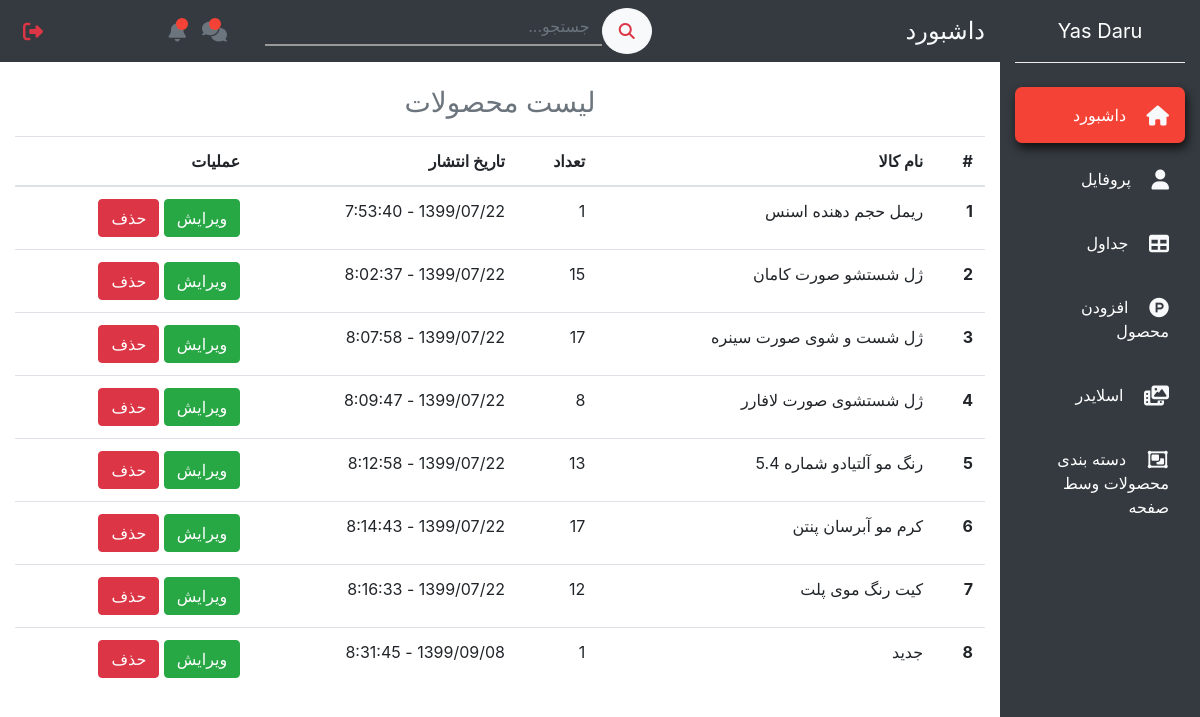
The app's page /dashboard/tables/ (signed in), older data.
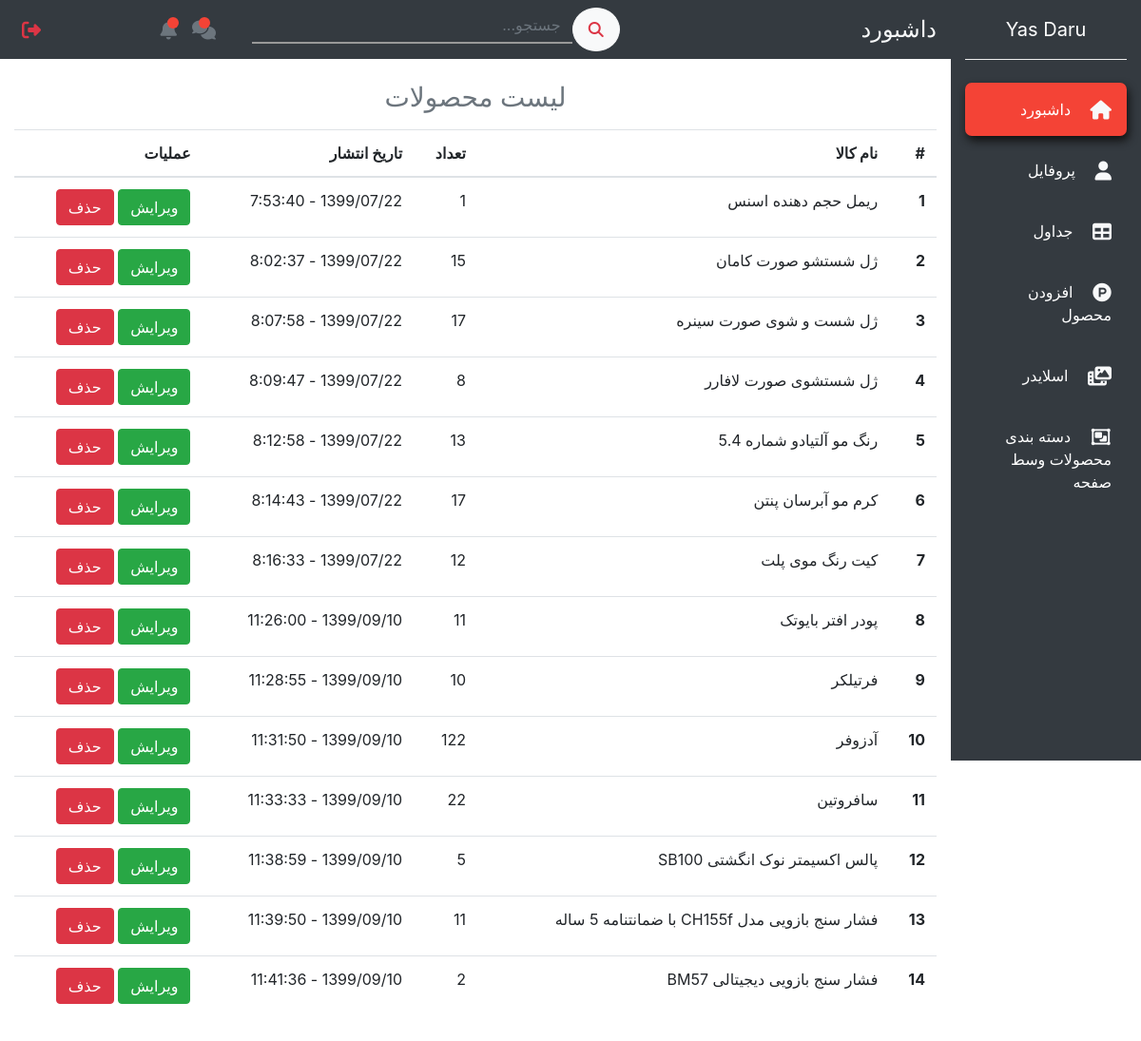
The same page, newer data.
### products/models.py (models this page shows, shortened)
class Product(models.Model):
    english_title       = models.CharField(max_length=200)
    persian_title       = models.CharField(max_length=200)
    brand_name          = models.CharField(max_length=200)
    price               = models.DecimalField(decimal_places=0, max_digits=30, default=100000)
    quantity            = models.PositiveIntegerField(default='1')
    slug                = models.SlugField(max_length=250, blank=True, null=True)
    active              = models.BooleanField(default=True)
    featured            = models.BooleanField(default=False)
    image               = models.ImageField(upload_to='products_pics', null=True, blank=True)
    date                = models.CharField(max_length=200, default=shamsi_date)
    category            = models.ForeignKey(Category, models.SET_NULL, null=True, blank=True)
    sub_category        = models.ForeignKey(SubCategory, models.SET_NULL, null=True, blank=True)
    description         = models.ForeignKey(StandardDescription, models.SET_NULL, null=True, blank=True)
    image_medium = ImageSpecField(source='image',
                                  processors=[Thumbnail(200, 100)],
                                  format='JPEG',
                                  options={'quality': 60})
    image_small = ImageSpecField(source='image',
                                 processors=[Thumbnail(50, 50)],
                                 format='JPEG',
                                 options={'quality': 60})

### dashboard/views.py (the view)
# urls.py: path('tables/', tables, name='tables'),
@staff_member_required
def tables(request):
    products = Product.objects.all()
    return render(request, 'dashboard/tables.html', {'products': products})

### accounts/models.py (called while the page is built)
    @property
    def is_staff(self):
        return self.is_admin

### dashboard/templates/dashboard/tables.html
{% extends 'dashboard/base.html' %}
{% block content %}
  <section id="tables1">
    <div class="container-fluid">
      <div class="row mb-5">
        <div class="col-xl-10 col-lg-9 col-md-8 mr-auto">
          <div class="row">
            <div class="col-12">
              <h3 class="text-muted text-center mb-3">لیست محصولات</h3>
            </div>
            <div class="col-12">
              <table class="table">
                <thead>
                  <tr>
                    <th scope="col">#</th>
                    <th scope="col">نام کالا</th>
                    <th scope="col">تعداد</th>
                    <th scope="col">تاریخ انتشار</th>
                    <th scope="col">عملیات</th>
                  </tr>
                </thead>
                <tbody>
                  {% for product in products %}
                  <tr>
                      <th scope="row">{{ forloop.counter }}</th>
                      <td>{{ product.persian_title }}</td>
                      <td>{{ product.quantity }}</td>
                      <td>{{ product.date }}</td>
                      <td>
                        <a class="btn btn-success" href="{% url 'dashboard:edit-product' product.pk %}">ویرایش</a>
                        <a class="btn btn-danger" href="{% url 'dashboard:delete-product' product.pk %}">حذف</a>
                      </td>
                  </tr>
                  {% endfor %}
                </tbody>
              </table>
            </div>
          </div>
        </div>
      </div>
    </div>
  </section>
{% endblock %}

### dashboard/templates/dashboard/base.html (shortened to what this page needs)
{% load static %}
{% if user.is_staff %}
<!DOCTYPE html>
<html lang="en">
<head>
  <link rel="stylesheet" href="https://stackpath.bootstrapcdn.com/bootstrap/4.5.0/css/bootstrap.min.css">
  <link rel="stylesheet" href="{% static 'dashboard/css/styleAdmin.css' %}">
  <link rel="stylesheet" href="{% static 'dashboard/js/jquery-ui.css' %}">
</head>
<body>
    <nav class="navbar navbar-expand-md navbar-light">
      <div class="collapse navbar-collapse" id="myNavbar">
        <div class="container-fluid">
          <div class="row">
            <div class="col-xl-2 col-lg-3 col-md-4 bg-dark text-white sidebar fixed-top">
              <a href="#" class="navbar-brand d-block text-white mx-auto text-center py-3 mb-4 bottom-border">Yas Daru</a>
              <ul class="navbar-nav flex-column mt-4" id="ul1">
                <li class="nav-item" id="dashboard">
                  <a href="admin.html" class="nav-link text-white p-3 mb-2 current">
                    <i class="fas fa-home text-light fa-lg ml-3"></i>
                    داشبورد
                  </a>
                </li>
                <li class="nav-item" id="profile1">
                  <a href="#" class="nav-link text-white p-3 mb-2 sidebar-link">
                    <i class="fas fa-user text-light fa-lg ml-3"></i>
                    پروفایل
                  </a>
                </li>
                <li class="nav-item" id="table2">
                  <a href="{% url 'dashboard:tables' %}" class="nav-link text-white p-3 mb-2 sidebar-link">
                    <i class="fas fa-table text-light fa-lg ml-3"></i>
                    جداول
                  </a>
                </li>
                <li class="nav-item" id="attachProduct">
                  <a href="{% url 'dashboard:add-product' %}" class="nav-link text-white p-3 mb-2 sidebar-link">
                    <i class="fab fa-product-hunt text-light fa-lg ml-3"></i>
                    افزودن محصول
                  </a>
                </li>
                <li class="nav-item" id="accordion">
                  <a href="#setSlider1" class="nav-link text-white p-3 mb-2 sidebar-link" data-toggle="collapse">
                    <i class="fas fa-photo-video text-light fa-lg ml-3"></i>
                   اسلایدر
                  </a>
                </li>
                <li class="nav-item" id="showCategory">
                  <a href="sortProDash.html" class="nav-link text-white p-3 mb-2 sidebar-link">
                    <i class="far fa-object-group text-light fa-lg ml-3"></i>
                    دسته بندی محصولات وسط صفحه
                  </a>
                </li>
              </ul>
            </div>
            <div class="col-xl-10 col-lg-9 col-md-8 mr-auto bg-dark fixed-top top-navbar py-2">
              <div class="row align-items-center">
                <div class="col-md-4">
                  <h4 class="text-light mb-0">داشبورد</h4>
                </div>
                <div class="col-md-5">
                  <form action="">
                    <div class="input-group">
                      <button type="button" class="btn btn-light search-button"><i class="fas fa-search text-danger"></i></button>
                      <input type="text" class="form-control search-input" placeholder="جستجو...">
                    </div>
                  </form>
                </div>
                <div class="col-md-3">
                  <ul class="navbar-nav">
                    <li class="nav-item icon-parent">
                      <a href="#" class="nav-link icon-bullet"><i class="fas fa-comments text-muted fa-lg"></i></a>
                    </li>
                    <li class="nav-item icon-parent">
                      <a href="#" class="nav-link icon-bullet"><i class="fas fa-bell text-muted fa-lg"></i></a>
                    </li>
                    <li class="nav-item mr-md-auto">
                      <a href="{% url 'accounts:logout' %}" class="nav-link"><i class="fas fa-sign-out-alt text-danger fa-lg"></i></a>
                    </li>
                  </ul>
                </div>
              </div>
            </div>
          </div>
        </div>
      </div>
    </nav>
    {% block content %}
    {% endblock %}
</body>
</html>
{% else %}
no access
{% endif %}

### static/dashboard/css/styleAdmin.css (style rules this page uses)
* { margin: 0; padding: 0; }
body { background: white; direction: rtl; text-align: right; font: yekan; }
.sidebar { height: 100vh; }
.bottom-border { border-bottom: 1px groove #eee; }
.sidebar-link { transition: all 0.4s; }
.current { background-color: #f44336; border-radius: 7px; box-shadow: 2px 5px 10px #111; transition: all 0.3s; }
.search-input { background: transparent; border: none; border-radius: 0; border-bottom: 2px solid #999; transition: all 0.4s; }
.search-button { border-radius: 50%; padding: 10px 16px; transition: all 0.4s; }
.icon-parent { position: relative; }
.icon-bullet::after { content: ""; position: absolute; top: 7px; left: 15px; height: 12px; width: 12px; border-radius: 50%; background-color: #f44336; }
section { display: block; margin-top: 70px; }

Row changes from the older to the newer data that the page shows:
removed Product: persian_title "جدید", quantity "1", date "1399/09/08 - 8:31:45"
added Product: persian_title "پودر افتر بایوتک", quantity "11", date "1399/09/10 - 11:26:00"
added Product: persian_title "فرتیلکر", quantity "10", date "1399/09/10 - 11:28:55"
added Product: persian_title "آدزوفر", quantity "122", date "1399/09/10 - 11:31:50"
added Product: persian_title "سافروتین", quantity "22", date "1399/09/10 - 11:33:33"
added Product: persian_title "پالس اکسیمتر نوک انگشتی SB100", quantity "5", date "1399/09/10 - 11:38:59"
added Product: persian_title "فشار سنج بازویی مدل CH155f با ضمانتنامه 5 ساله", quantity "11", date "1399/09/10 - 11:39:50"
added Product: persian_title "فشار سنج بازویی دیجیتالی BM57", quantity "2", date "1399/09/10 - 11:41:36"
